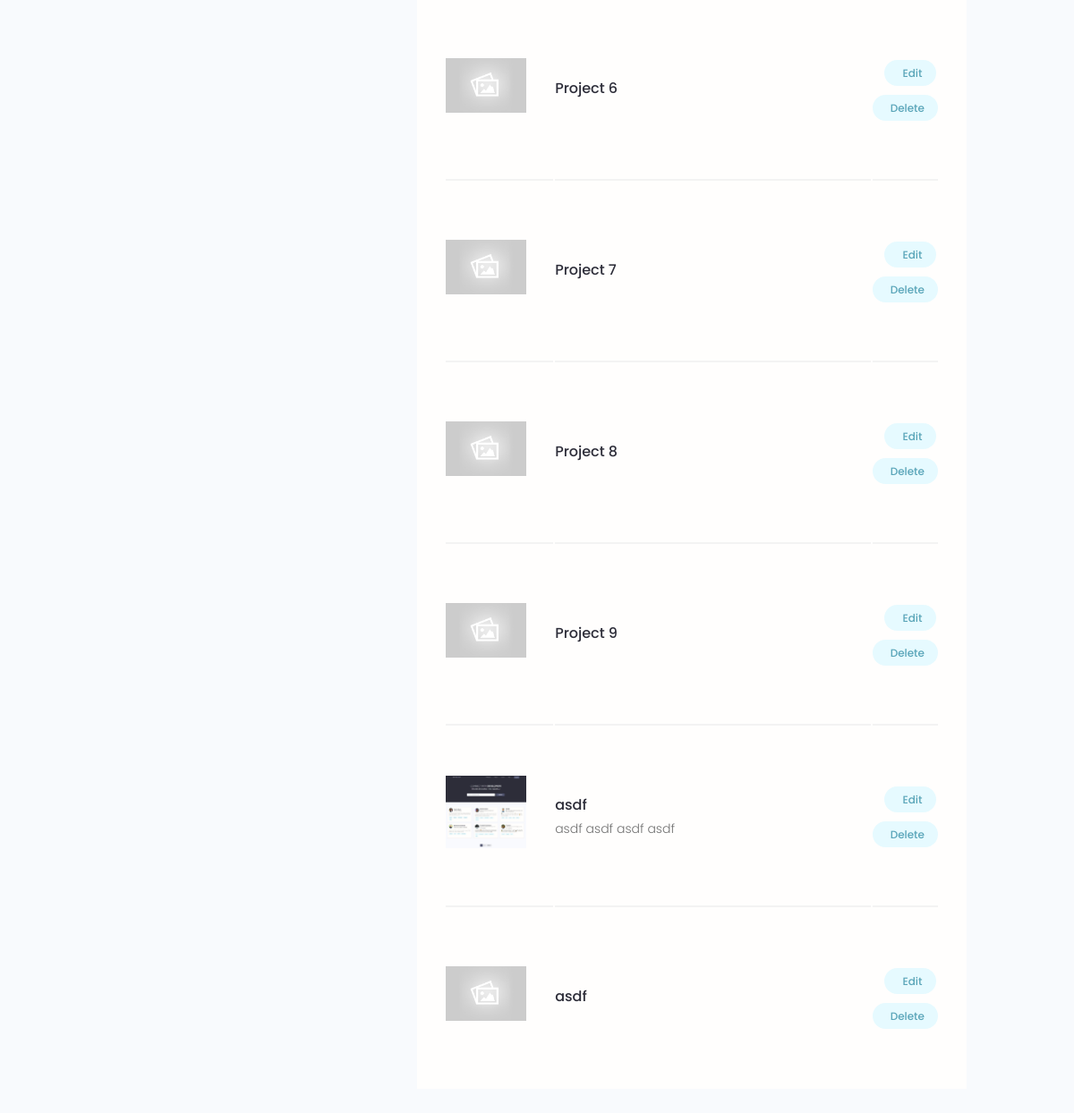
/account/ (signed in, lower part), run on an earlier commit of the app's database.
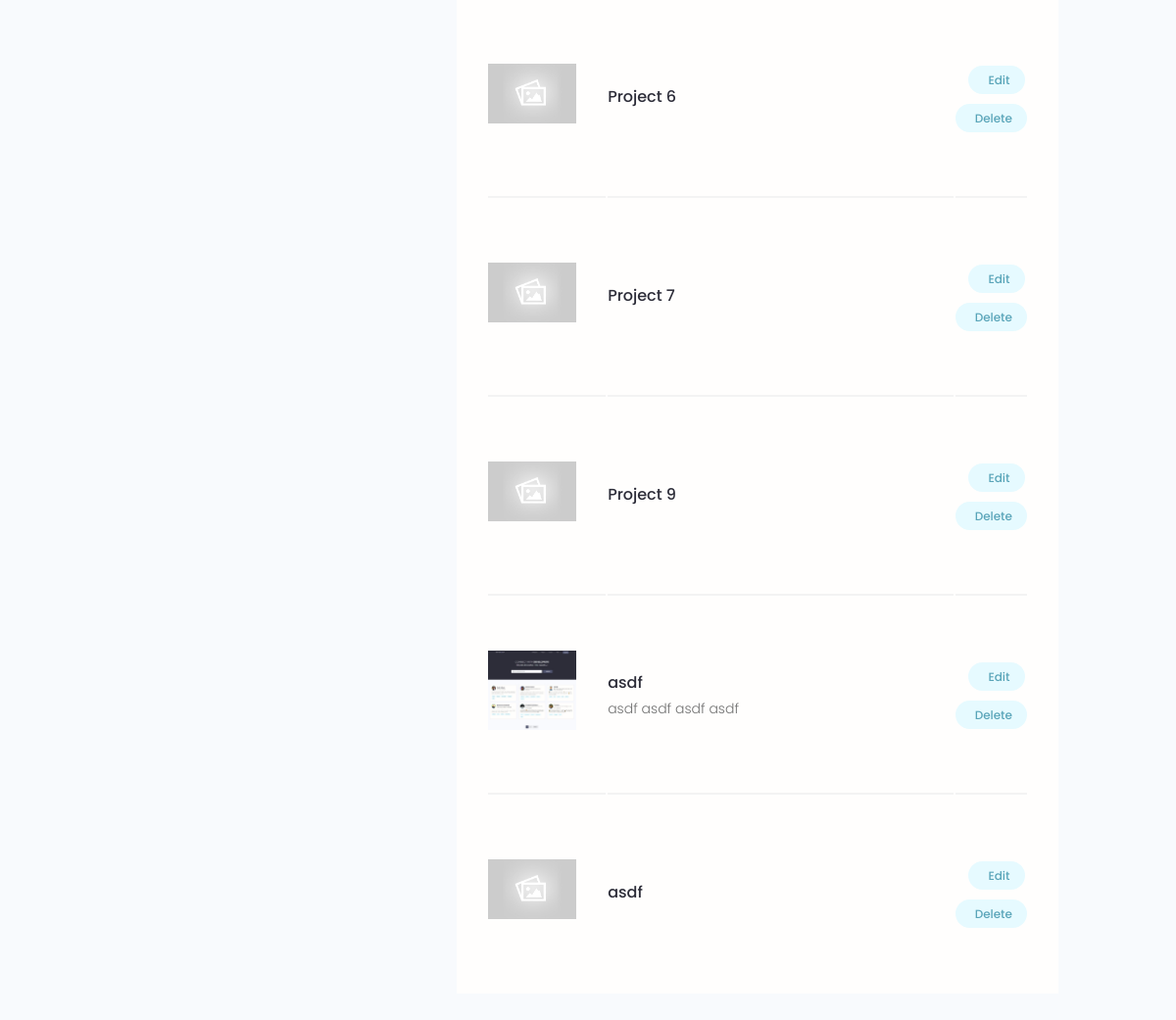
And on a later commit of the database.
### projects/models.py (models this page shows, shortened)
class Project(models.Model):
    owner = models.ForeignKey(Profile, null=True, blank=True, on_delete=models.CASCADE)
    title = models.CharField(max_length=200)
    description = models.TextField(null=True, blank=True)
    featured_image = models.ImageField(null=True, blank=True, default="default.jpg")
    demo_link = models.CharField(max_length=2000, null=True, blank=True)
    source_link = models.CharField(max_length=2000, null=True, blank=True)
    tags = models.ManyToManyField('Tag', blank=True)
    vote_total = models.IntegerField(default=0, null=True, blank=True)
    vote_ratio = models.IntegerField(default=0, null=True, blank=True)
    created = models.DateTimeField(auto_now_add=True)
    id = models.UUIDField(default=uuid.uuid4, unique=True, primary_key=True, editable=False)
    class Meta:
        ordering = ['-vote_ratio', '-vote_total', 'title']
    @property
    def imageURL(self):
        try:
            url = self.featured_image.url
        except:
            url = ''
        return url

### users/views.py (the view)
# urls.py: path('account/', views.userAccount, name="account"),
@login_required(login_url='login')
def userAccount(request):
    profile = request.user.profile
    skills = profile.skill_set.all()
    projects = profile.project_set.all()
    context = {'profile': profile, 'skills': skills, 'projects': projects}
    return render(request, 'users/account.html', context)

### users/models.py (called while the page is built)
    @property
    def imageURL(self):
        try:
            url = self.profile_image.url
        except:
            url = ''
        return url

### users/templates/users/account.html (shortened to what this page needs)
{% extends 'main.html' %}
{% block content %}
  <main class="settingsPage profile my-md">
    <div class="container">
      <div class="layout">
        <div class="column column--1of3">
        </div>
        <div class="column column--2of3">
          <table class="settings__table">
            {% for project in projects %}
            <tr>
              <td class="settings__thumbnail">
                <a href="{% url 'project' project.id %}"><img src="{{project.imageURL}}" alt="Project Thumbnail" /></a>
              </td>
              <td class="settings__tableInfo">
                <a href="{% url 'project' project.id %}">{{project.title}}</a>
                <p>{{project.description|slice:"150"}}</p>
              </td>
              <td class="settings__tableActions">
                <a class="tag tag--pill tag--main settings__btn" href="{% url 'update-project' project.id %}"> Edit</a>
                <a class="tag tag--pill tag--main settings__btn" href="{% url 'delete-project' project.id %}?next=/account">
                  Delete</a>
              </td>
            </tr>
            {% endfor %}
          </table>
        </div>
      </div>
    </div>
  </main>
  {% endblock %}

What changed in the data, as far as the page shows it:
removed Project: imageURL (placeholder picture), title "Project 8"
